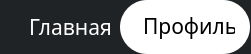
     <widget class="QFrame" name="switcher_2">
      <property name="geometry">
       <rect>
        <x>265</x>
        <y>20</y>
        <width>251</width>
        <height>54</height>
       </rect>
      </property>
      <property name="maximumSize">
       <size>
        <width>966</width>
        <height>54</height>
       </size>
      </property>
      <property name="styleSheet">
       <string notr="true">background-color: #202325;
border-radius: 27px;</string>
      </property>
      <property name="frameShape">
       <enum>QFrame::StyledPanel</enum>
      </property>
      <property name="frameShadow">
       <enum>QFrame::Raised</enum>
      </property>
      <widget class="QFrame" name="cur_page_2">
       <property name="geometry">
        <rect>
         <x>120</x>
         <y>0</y>
         <width>130</width>
         <height>54</height>
        </rect>
       </property>
       <property name="maximumSize">
        <size>
         <width>966</width>
         <height>54</height>
        </size>
       </property>
       <property name="styleSheet">
        <string notr="true">background-color: #fff;
border-radius: 27px;</string>
       </property>
       <property name="frameShape">
        <enum>QFrame::StyledPanel</enum>
       </property>
       <property name="frameShadow">
        <enum>QFrame::Raised</enum>
       </property>
       <widget class="QLabel" name="label_2">
        <property name="geometry">
         <rect>
          <x>23</x>
          <y>8</y>
          <width>92</width>
          <height>36</height>
         </rect>
        </property>
        <property name="font">
         <font>
          <family>Inter V</family>
          <pointsize>16</pointsize>
          <bold>false</bold>
         </font>
        </property>
        <property name="text">
         <string>Профиль</string>
        </property>
       </widget>
      </widget>
      <widget class="QPushButton" name="home_button">
       <property name="geometry">
        <rect>
         <x>0</x>
         <y>0</y>
         <width>201</width>
         <height>54</height>
        </rect>
       </property>
       <property name="font">
        <font>
         <family>Inter V</family>
         <pointsize>16</pointsize>
        </font>
       </property>
       <property name="styleSheet">
        <string notr="true">QPushButton{
color:white;
border-radius: 27px;
padding-right: 60px;
}
QPushButton:hover{
color:Black;
	background-color: rgb(212, 212, 212);
}</string>
       </property>
       <property name="text">
        <string>Главная</string>
       </property>
       <property name="autoDefault">
        <bool>false</bool>
       </property>
       <property name="default">
        <bool>false</bool>
       </property>
       <property name="flat">
        <bool>true</bool>
       </property>
      </widget>
      <zorder>home_button</zorder>
      <zorder>cur_page_2</zorder>
     </widget>
